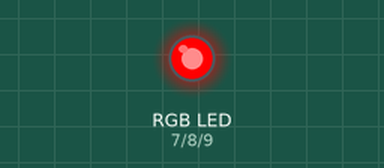
Simulated run of this sketch. Board: Arduino Uno, built with avr-gcc and run on an emulated ATmega328P. Shown: an RGB LED mixed from three pins (HIGH = lit).

Above: at 0.5 s.
At 1.5 s:
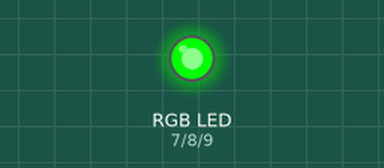
At 5.5 s:
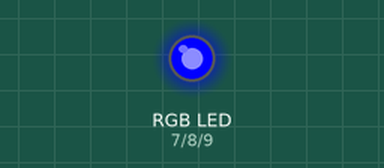
Timing chart, 0 to 6.9 s (numbered marks = the images above):
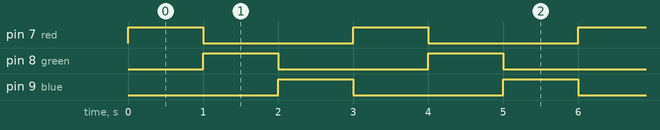

The sketch:

control_rgb_led_Arduino_code.ino
```cpp
//Tinkercad link : https://www.tinkercad.com/things/exU1cm4cEqa-control-rgb-led-
int red = 7 ;
int green = 8 ;
int blue = 9 ;
void setup()
{
  pinMode(red, OUTPUT);
  pinMode(green , OUTPUT);
  pinMode(blue , OUTPUT);
}

void loop()
{
  digitalWrite(red, HIGH);
  delay(1000);
  digitalWrite(red, LOW);
  digitalWrite(green , HIGH);
  delay(1000);
  digitalWrite(green , LOW);
  digitalWrite(blue , HIGH);
  delay(1000);
  digitalWrite(blue , LOW);
}
```

Measured:
- by itself, pin 7 (red), pin 8 (green), pin 9 (blue): alternates HIGH for 1.0 s and LOW for 2.0 s
- by itself, everything shown: repeats every 3.0 s, in 4 steps
